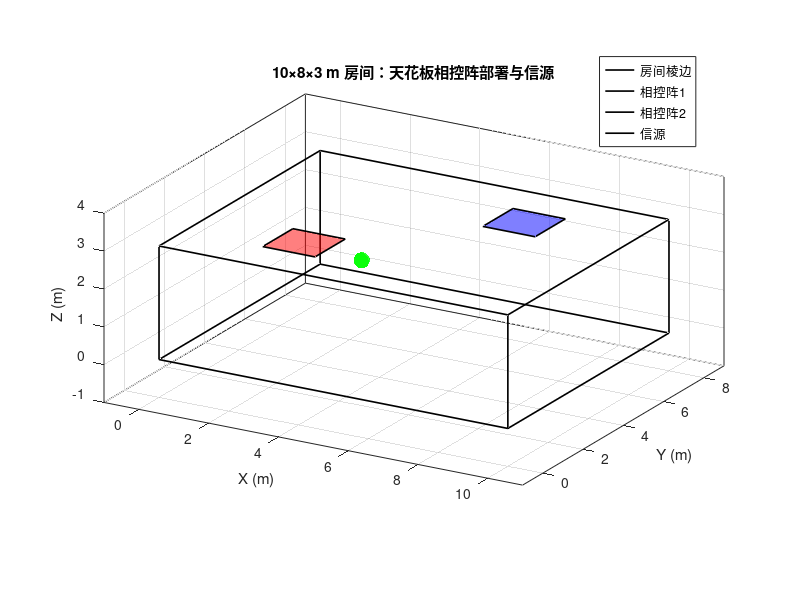

This figure's MATLAB source:
% ! 房间与阵列部署三维可视化
%
% 绘制 10×8×3 m 房间线框、天花板两端相控阵面及信源位置。

clc; clear; close all;

%% ===================== 房间参数 =====================
Lx = 10; Ly = 8; Lz = 3;

% 房间 8 个顶点
vertices = [0,0,0;  Lx,0,0;  Lx,Ly,0;  0,Ly,0; ...
            0,0,Lz; Lx,0,Lz; Lx,Ly,Lz; 0,Ly,Lz];

% 12 条棱的端点索引
edges = [1,2; 2,3; 3,4; 4,1; ...   % 底面
         5,6; 6,7; 7,8; 8,5; ...   % 顶面
         1,5; 2,6; 3,7; 4,8];      % 垂直棱

%% ===================== 绘制 =====================
figure('Color', 'white', 'Position', [100, 100, 700, 600]);
hold on; grid on; axis equal;
xlabel('X (m)'); ylabel('Y (m)'); zlabel('Z (m)');
title(sprintf('%d×%d×%d m 房间：天花板相控阵部署与信源', Lx, Ly, Lz));
view(30, 20); box on;

% 房间线框
for i = 1:size(edges, 1)
    p1 = vertices(edges(i, 1), :);
    p2 = vertices(edges(i, 2), :);
    plot3([p1(1) p2(1)], [p1(2) p2(2)], [p1(3) p2(3)], 'k-', 'LineWidth', 1.2);
end

%% 相控阵 1（天花板中部偏左下，水平朝下）
PA_w = 1.5; PA_d = 1.5;
x1 = 2.25; y1 = 1.25; z1 = Lz;
pa1_vtx = [x1,        y1,        z1;
           x1+PA_w,   y1,        z1;
           x1+PA_w,   y1+PA_d,   z1;
           x1,        y1+PA_d,   z1];
patch('Faces', [1,2,3,4], 'Vertices', pa1_vtx, ...
    'FaceColor', 'r', 'EdgeColor', 'k', 'FaceAlpha', 0.5, 'LineWidth', 1.2);

%% 相控阵 2（天花板中部偏右上，水平朝下）
x2 = Lx - PA_w - 2.25; y2 = Ly - PA_d - 1.25; z2 = Lz;
pa2_vtx = [x2,        y2,        z2;
           x2+PA_w,   y2,        z2;
           x2+PA_w,   y2+PA_d,   z2;
           x2,        y2+PA_d,   z2];
patch('Faces', [1,2,3,4], 'Vertices', pa2_vtx, ...
    'FaceColor', 'b', 'EdgeColor', 'k', 'FaceAlpha', 0.5, 'LineWidth', 1.2);

%% 信源（房间内部）
src = [3.5, 4, 2];
[sx, sy, sz] = sphere(20);
r = 0.2;
surf(sx*r+src(1), sy*r+src(2), sz*r+src(3), ...
    'FaceColor', 'g', 'EdgeColor', 'none', 'FaceAlpha', 0.8);
plot3(src(1), src(2), src(3), 'go', 'MarkerSize', 8, 'MarkerFaceColor', 'g');

%% 图例与坐标范围
legend('房间棱边', '相控阵1', '相控阵2', '信源', 'Location', 'northeast');
xlim([-1, Lx+1]); ylim([-1, Ly+1]); zlim([-1, Lz+1]);
hold off;
